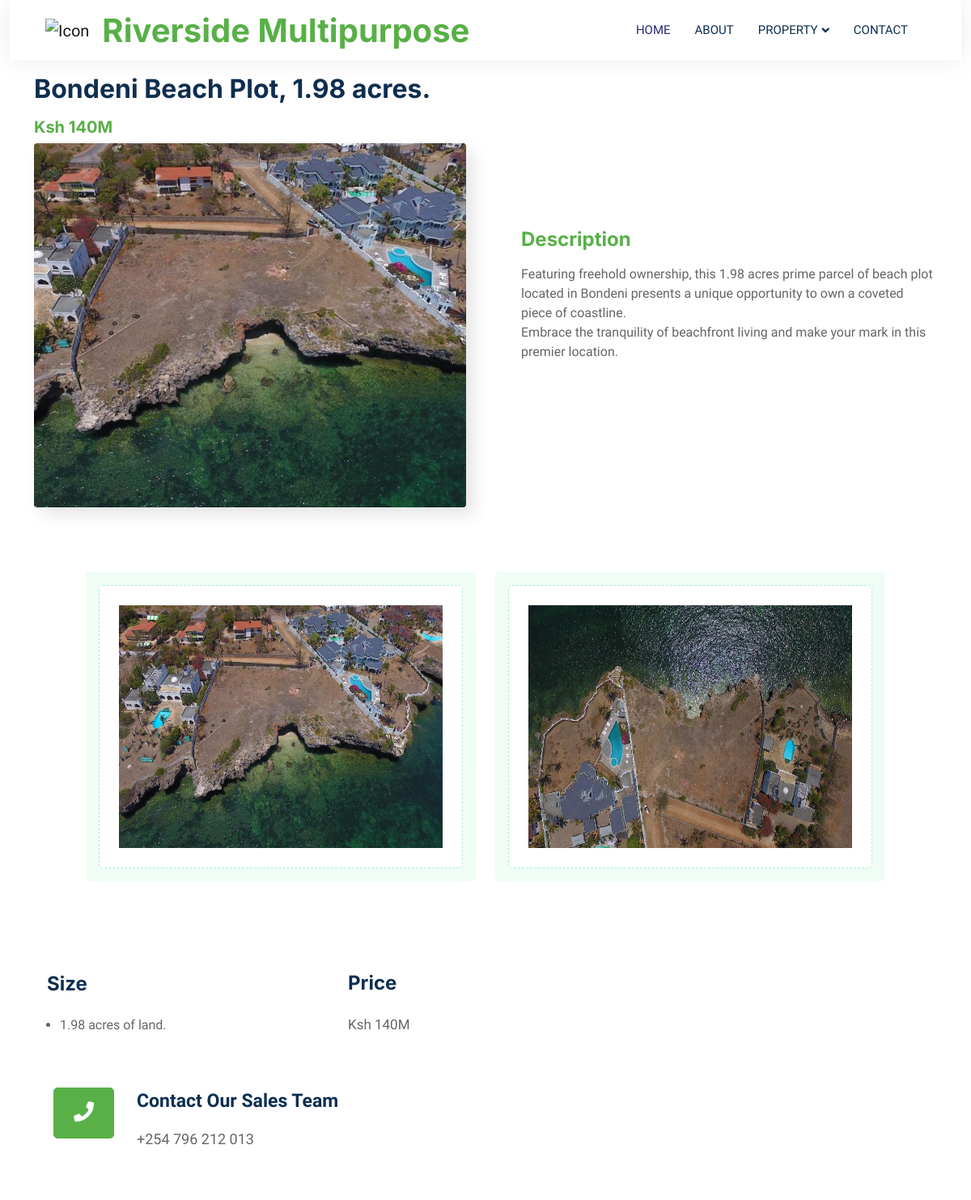
Page /land_detail/8/ (upper part) on the earlier database version.
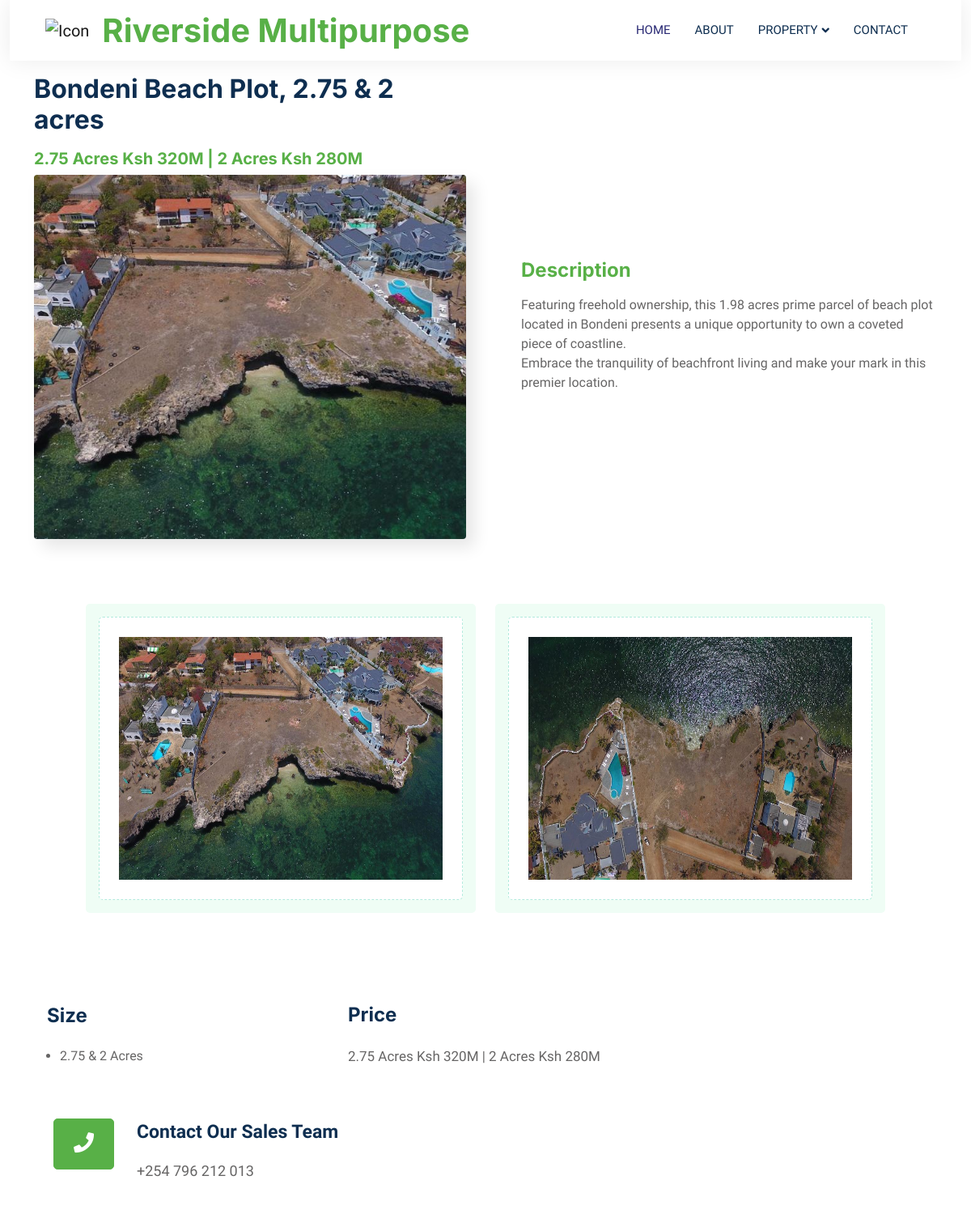
Same page on the later database version.
### realestate_app/models.py (models this page shows, shortened)
class Land(models.Model):
    title = models.CharField(max_length = 200)
    location = models.CharField(max_length=200)
    description = models.TextField()
    price = models.CharField(max_length=500)
    payment_plan = models.TextField(null=True)
    titledeed=models.CharField(max_length=500, null=True)
    coordinates=models.CharField(max_length=600, null=True)
    size = models.CharField(max_length=200)

### realestate_app/views.py (the view)
# urls.py: path('land_detail/<int:land_id>/', views.land_detail, name='land_detail')
def land_detail(request, land_id):
    land_instance = get_object_or_404(Land, pk=land_id)
    land_images = land_instance.image_set.all()
    context = {'land': land_instance,
               'land_images': land_images
               }
    return render(request, "land_detail.html", context)

### realestate_app/templatetags/custom_filters.py (called while the page is built)
@register.filter(name='split_lines')
def split_lines(value):
    return value.split('\n')

### realestate_app/templates/land_detail.html (shortened to what this page needs)
{% extends 'base.html' %}
{% load custom_filters %}
{% load static %}
{% block content %}
<link href="https://cdnjs.cloudflare.com/ajax/libs/font-awesome/5.10.0/css/all.min.css" rel="stylesheet">
<div class="container-xxl py-3">
    <div class="container">
        {% if land.image_set.all %}
            {% with first_image=land.image_set.first %}
        <div class="row g-5 align-items-center">
          <div class="col-lg-6 wow fadeIn" data-wow-delay="0.1s">
            <h2 class="mb-3">{{ land.title }}</h2>
            {% if land.price %}
                <h5 class="text-primary">{{ land.price }}</h5>
            {% endif %}
            <div class="pb-3 pe-0">
                <img class="img-fluid shadow-example" src="{{ first_image.image.url }}" alt="{{ land.title }}" style="height: 450px; width: 100%; object-fit: cover; border-radius: 4px;">
            </div>
        </div>
        <div class="col-lg-6 wow fadeIn" data-wow-delay="0.5s" id="description-container">
            <div class="" style="margin-left:20px;">
                <h4 class="text-primary">Description</h4>
                <p class="" style="margin-left: 0 !important; letter-spacing: 1px; font-size: 17px">{{ land.description|linebreaks }}</p>
            </div>
        </div>
        </div>
            {% endwith %}
        {% endif %}
    </div>
</div>
<div class="container-xxl py-5">
  <div class="container">
      <div class="owl-carousel testimonial-carousel wow fadeInUp" data-wow-delay="0.1s">
        {% for land_image in land_images %}
            <div class="testimonial-item bg-light rounded p-3">
              <div class="bg-white border rounded p-4">
                  <div class="d-flex align-items-center">
                    <img src="{{ land_image.image.url }}" class="d-block w-100" alt="{{ land.title }} - Image {{ forloop.counter }}" style="height:300px; 300px;">
                  </div>
              </div>
            </div>
        {% endfor %}
      </div>
  </div>
</div>
<div class="container-xxl py-3">
  <div class="container">
    <div class="row g-5 align-items-center">
      <div class="col-lg-4 wow fadeIn custom-height" data-wow-delay="0.1s">
        <div class="col-lg-6 wow fadeIn" data-wow-delay="0.1s">
          <h4 class="mb-4 my-5 mx-3">Size</h4>
          {% if land.size %}
          {% for size in land.size|split_lines %}
          <ul style="white-space: nowrap;">
            <li>{{ size }}</li>
          </ul>
          {% endfor %}
          {% endif %}
        </div>
      </div>
      <div class="col-lg-4 wow fadeIn custom-height" data-wow-delay="0.1s">
        {% if land.price %}
        <div class="col-lg-6 wow fadeIn" data-wow-delay="0.1s">
          <h4 class="mb-4 my-5">Price</h4>
          <p class="" style="margin-left:0; white-space: nowrap; font-size:17px">{{ land.price|linebreaksbr }}</p>
        </div>
        {% endif %}
      </div>
      <div class="container">
        <button class="btn btn-primary py-3 px-4 mx-4" style="display: inline-block;"><i class="fas fa-phone" style="font-size:25px;"></i></button>
        <div style="display: inline-block; vertical-align: top;">
            <p class=" fw-bold" style="font-size:23px; color:#0E2E50; margin-left:0"> Contact Our Sales Team </p>
            <p style="font-size:18px;margin-left:0"> +254 796 212 013 </p>
        </div>
    </div>
  </div>
</div>
{% endblock %}

Differences in the rows shown:
changed Land: title "Bondeni Beach Plot, 1.98 acres." → "Bondeni Beach Plot, 2.75 & 2 acres"; price "Ksh 140M" → "2.75 Acres Ksh 320M | 2 Acres Ksh 280M"; size "1.98 acres of land." → "2.75 & 2 Acres" (drawn)
Other differences:
new list line: "2.75 & 2 Acres"
list line gone: "1.98 acres of land."
